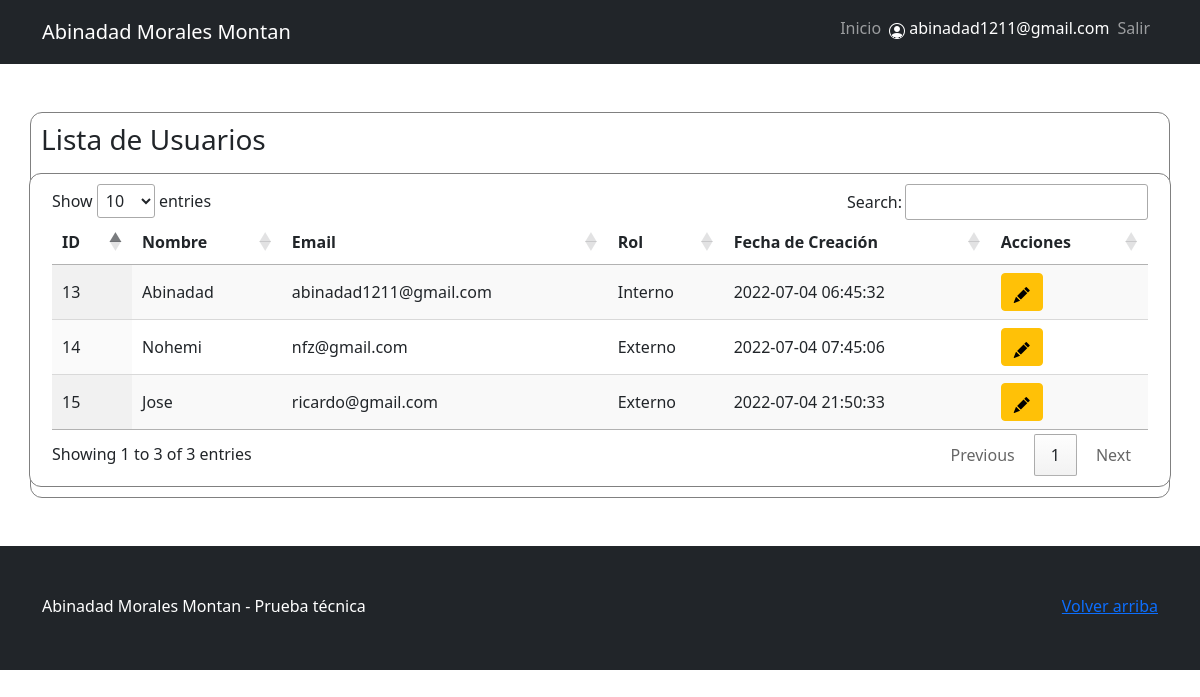
/abinadad/admin/usuarios.php (signed in), run on the app's committed database.
### tables this page shows
CREATE TABLE `usuarios` (
  `id` int(11) NOT NULL AUTO_INCREMENT,
  `nombre` varchar(255) NOT NULL,
  `email` varchar(255) NOT NULL,
  `password` varchar(255) NOT NULL,
  `rol_id` int(11) NOT NULL,
  `fecha_creacion` datetime NOT NULL DEFAULT current_timestamp(),
  PRIMARY KEY (`id`),
  KEY `rol_id` (`rol_id`),
  CONSTRAINT `usuarios_ibfk_1` FOREIGN KEY (`rol_id`) REFERENCES `roles` (`id`) ON DELETE CASCADE
);

CREATE TABLE `roles` (
  `id` int(11) NOT NULL,
  `nombre` varchar(255) NOT NULL,
  PRIMARY KEY (`id`)
);

### abinadad/models/Usuario.php (called while the page is built, shortened)
<?php
    class Usuario{
        private $conn;
        private $table = 'usuarios';
        public function __construct($db){
            $this->conn = $db;
        }
        public function leer(){
            $query = 'SELECT u.id AS usuario_id, u.nombre AS usuario_nombre, u.email AS usuario_email, u.fecha_creacion AS usuario_fecha_creacion, r.nombre AS rol  FROM ' . $this->table . ' u INNER JOIN roles r ON r.id = u.rol_id';
            $stmt = $this->conn->prepare($query);
            $stmt->execute();
            $usuarios = $stmt->fetchAll(PDO::FETCH_OBJ);
            return $usuarios;
        }
    }

### abinadad/admin/usuarios.php (the view, shortened to what this page needs)
<?php include("../includes/header.php") ?>
<?php
    $baseDatos = new Basemysql();
    $db = $baseDatos->connect();
    $usuarios = new Usuario($db);
    $resultado = $usuarios->leer();
?>
<div class="row">
    <div class="col-sm-6">
        <h3>Lista de Usuarios</h3>
    </div>
</div>
<div class="row mt-2 caja">
    <div class="col-sm-12">
            <table id="tblUsuarios" class="display" style="width:100%">
                <thead>
                    <tr>
                        <th>ID</th>
                        <th>Nombre</th>
                        <th>Email</th>
                        <th>Rol</th>
                        <th>Fecha de Creación</th>
                        <th>Acciones</th>
                    </tr>
                </thead>
                <tbody>
                <?php foreach($resultado as $usuario) : ?>
                    <tr>
                        <td><?php echo $usuario->usuario_id; ?></td>
                        <td><?php echo $usuario->usuario_nombre; ?></td>
                        <td><?php echo $usuario->usuario_email; ?></td>
                        <td><?php echo $usuario->rol; ?></td>
                        <td><?php echo $usuario->usuario_fecha_creacion; ?></td>
                        <td>
                            <a href="editar_usuario.php?id=<?php echo $usuario->usuario_id; ?>" class="btn btn-warning"><i class="bi bi-pencil-fill"></i></a>
                        </td>
                    </tr>
                <?php endforeach; ?>
                </tbody>
            </table>
    </div>
</div>
<?php include("../includes/footer.php") ?>

### abinadad/css/estilos.css (style rules this page uses)
.caja { background: #ffffff; border: 1px solid gray; border-radius: 12px; padding: 10px; }

### data on the page
usuarios: id "13", nombre "Abinadad", email "abinadad1211@gmail.com", rol.nombre "Interno", fecha_creacion "2022-07-04 06:45:32"
usuarios: id "14", nombre "Nohemi", email "nfz@gmail.com", rol.nombre "Externo", fecha_creacion "2022-07-04 07:45:06"
usuarios: id "15", nombre "Jose", email "ricardo@gmail.com", rol.nombre "Externo", fecha_creacion "2022-07-04 21:50:33"

### other printed values
$_SESSION['email'] "abinadad1211@gmail.com"
